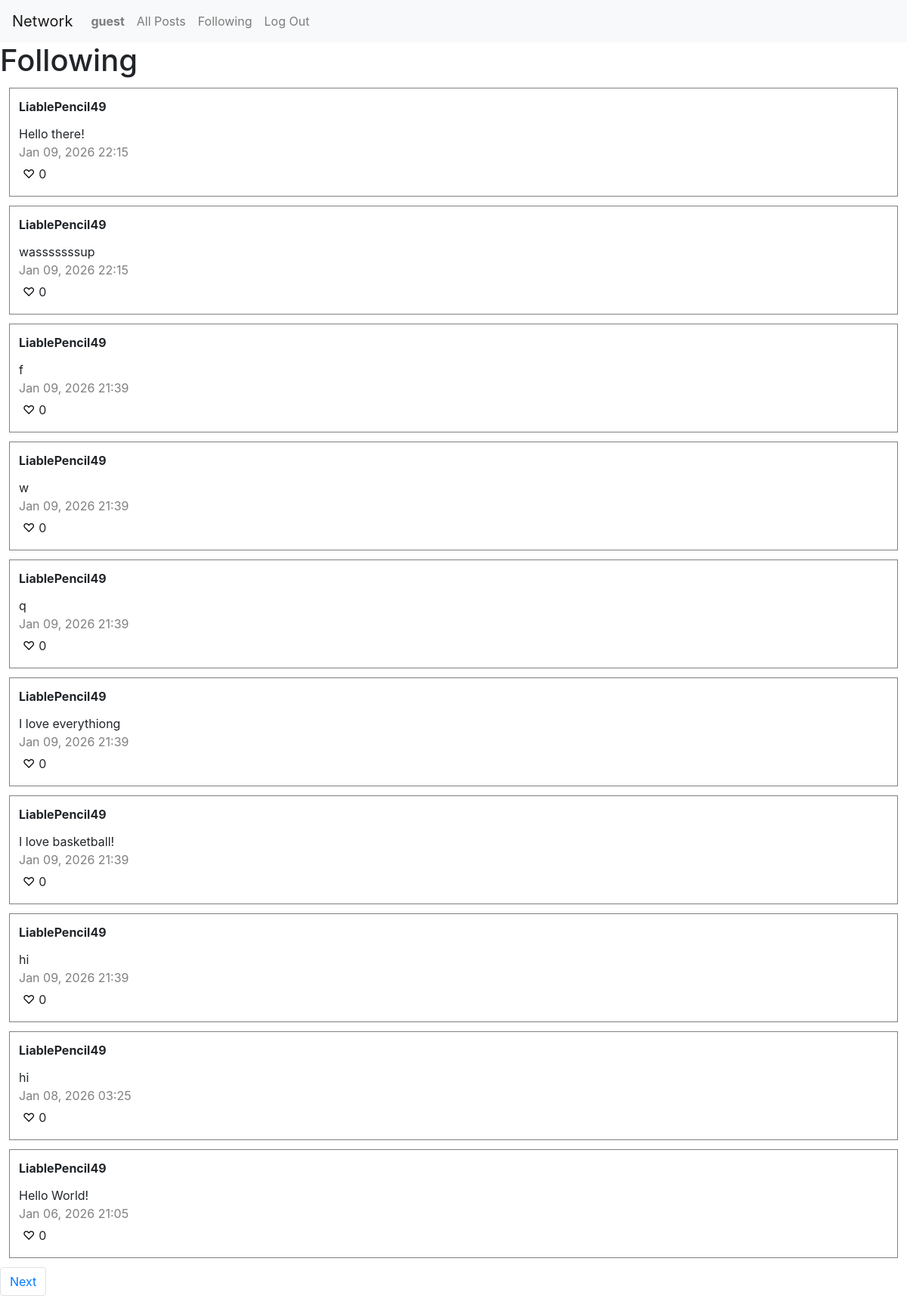
The app's page /following (signed in), older data.
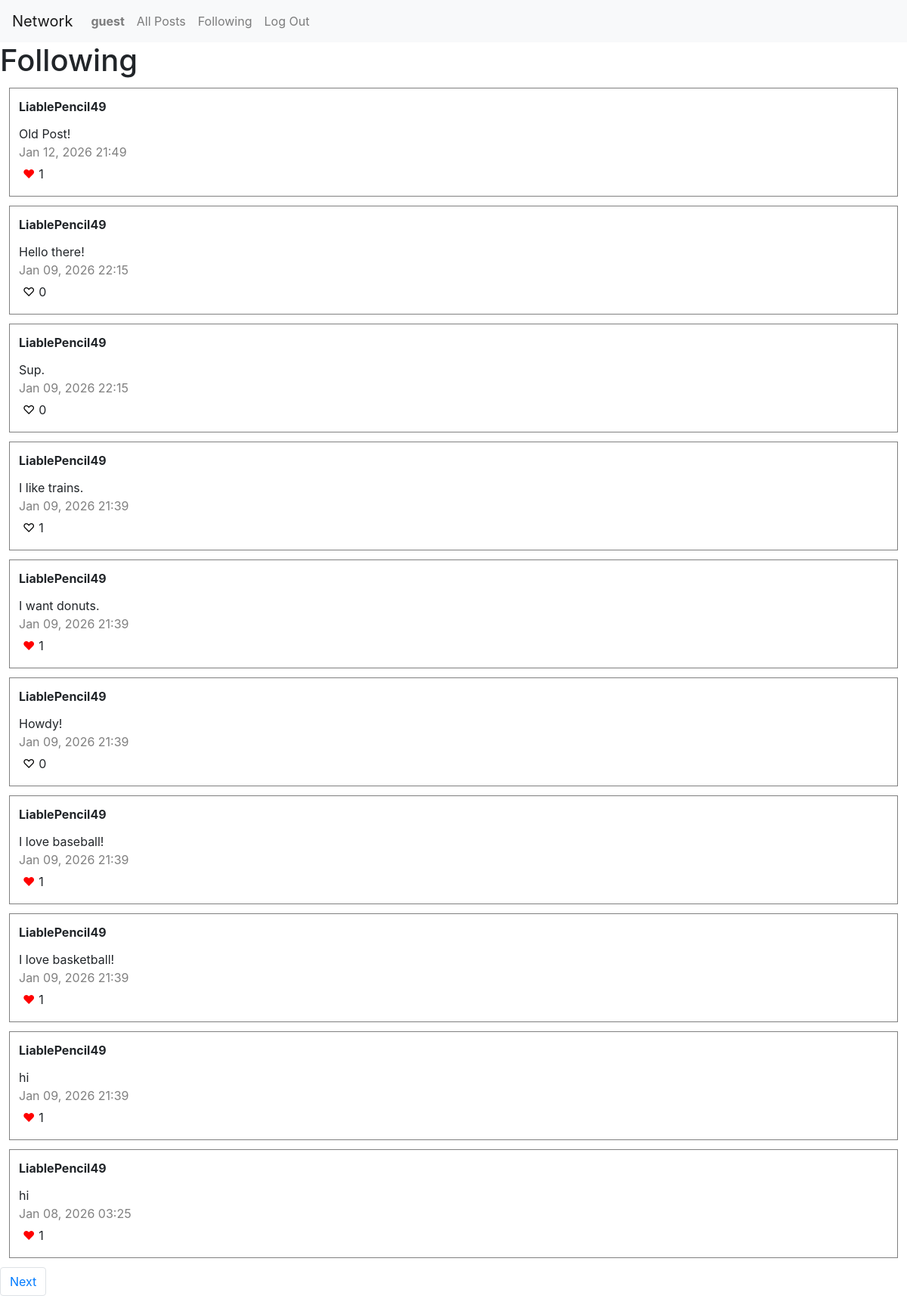
The same page, newer data.
### network/models.py (models this page shows)
class User(AbstractUser):
    pass

class Post(models.Model):
    creator = models.ForeignKey(User, on_delete=models.CASCADE, related_name="posts")
    content = models.TextField(max_length=2000)
    timestamp = models.DateTimeField(auto_now_add=True)

### network/views.py (the view)
# urls.py: path("following", views.following_view, name="following"),
@login_required
def following_view(request):
    if request.method == "GET":
        followed_users = User.objects.filter(followers__follower=request.user)
        posts = Post.objects.filter(creator__in=followed_users).order_by("-timestamp")
        page_number = request.GET.get('page')
        page = pagination(posts, page_number)
        liked = []
        for post in posts:
            if Like.objects.filter(liker=request.user, post=post).exists():
                liked.append(post)
        return render(request, "network/following.html", { "page": page, "liked": liked })

### network/views.py (called while the page is built)
def pagination(posts, page_number):
    paginator = Paginator(posts, 10)
    try:
        page = paginator.page(page_number)
    except PageNotAnInteger:
        page = paginator.page(1)
    except EmptyPage:
        page = paginator.page(paginator.num_pages)
    return page

### network/templates/network/following.html (shortened to what this page needs)
{% extends "network/layout.html" %}
{% block body %}
    <h1>Following</h1>
<div class="posts">
    {% for post in page %}
        <div class="post">
            <strong><a class="username" href="{% url 'profile' username=post.creator.username %}">{{ post.creator.username }}</a></strong>
            <p id="content">{{ post.content }}</p>
            <p id="timestamp">{{ post.timestamp|date:"M d, Y H:i" }}</p>
            <button data-post-id="{{ post.id }}" class="{% if post in liked %}filled heart{% else %}heart{% endif %}">{% if post in liked %}&#9829;{% else %}&#9825;{% endif %}</button><span id="likes-{{ post.id }}">{{ post.likes.count }}</span>
        </div>
    {% empty %}
        <p>No posts yet.</p>
    {% endfor %}
</div>
<ul class="pagination">
    {% if page.has_next %}
    <li class="page-item"><a class="page-link" href="?page={{ page.next_page_number }}">Next</a></li>
    {% endif %}
</ul>
{% endblock %}

### network/templates/network/layout.html (shortened to what this page needs)
{% load static %}
<!DOCTYPE html>
<html lang="en">
    <head>
        <link rel="stylesheet" href="https://stackpath.bootstrapcdn.com/bootstrap/4.4.1/css/bootstrap.min.css">
        <link href="{% static 'network/styles.css' %}" rel="stylesheet">
    </head>
    <body>
        <nav class="navbar navbar-expand-lg navbar-light bg-light">
            <a class="navbar-brand" href="{% url 'index' %}">Network</a>
            <div>
              <ul class="navbar-nav mr-auto">
                {% if user.is_authenticated %}
                    <li class="nav-item">
                        <a class="nav-link" href="{% url 'profile' username=user.username %}"><strong>{{ user.username }}</strong></a>
                    </li>
                {% endif %}
                <li class="nav-item">
                  <a class="nav-link" href="{% url 'index' %}">All Posts</a>
                </li>
                {% if user.is_authenticated %}
                    <li class="nav-item">
                        <a class="nav-link" href="{% url 'following' %}">Following</a>
                    </li>
                    <li class="nav-item">
                        <a class="nav-link" href="{% url 'logout' %}">Log Out</a>
                    </li>
                {% endif %}
              </ul>
            </div>
          </nav>
        <div class="body">
            {% block body %}
            {% endblock %}
        </div>
    </body>
</html>

### network/static/network/styles.css (style rules this page uses)
.posts { width: 100%; }
.post { border: 1px solid grey; padding: 12px; margin: 12px; padding-top: 12px; position: relative; z-index: 1; }
.username { display: inline-block; color: inherit; text-decoration: none; padding-bottom: 12px; }
p { margin: 0; }
.filled { color: red; background-color: red; }
.heart { border: none; outline: none; background-color: white; padding: 5px; cursor: pointer; }
#timestamp { color: grey; }

Row changes from the older to the newer data that the page shows:
no longer on this page (row unchanged): Post: creator.username "LiablePencil49", content "Hello World!", timestamp "Jan 06, 2026 21:05", likes.count "0"
added Post: creator.username "LiablePencil49", content "Old Post!", timestamp "Jan 12, 2026 21:49", likes.count "1"
changed Post: content "wasssssssup" → "Sup."
changed Post: content "f" → "I like trains."; likes.count "0" → "1"
changed Post: content "w" → "I want donuts."; likes.count "0" → "1"; text "♡" → "♥"
changed Post: content "q" → "Howdy!"
changed Post: content "I love everythiong" → "I love baseball!"; likes.count "0" → "1"; text "♡" → "♥"
computed for Post "I love basketball!": likes.count "0" → "1"; text "♡" → "♥"
computed for Post (number 9 of 10 on the later page): likes.count "0" → "1"; text "♡" → "♥"
computed for Post "Jan 08, 2026 03:25": likes.count "0" → "1"; text "♡" → "♥"
